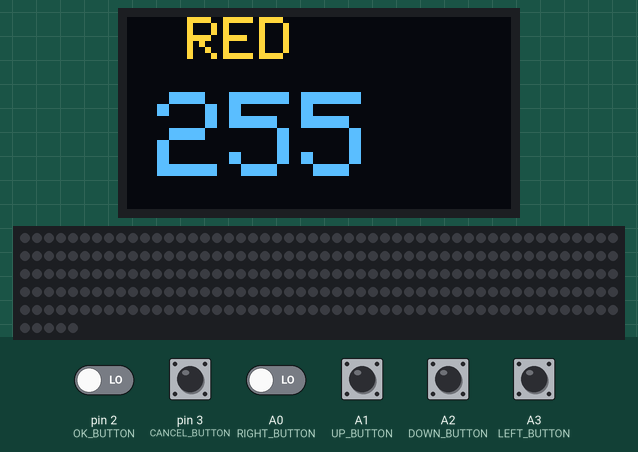
Recording of a sketch running on a simulated Arduino Uno, built with avr-gcc and run on an emulated ATmega328P. On the bench: 128×64 one-colour display, 255 RGB LEDs in strip order, left to right, continuing on the next row. The inputs (shaded band) are chosen by the test bench; at power-on: A0 (RIGHT_BUTTON), A1 (UP_BUTTON), A2 (DOWN_BUTTON), A3 (LEFT_BUTTON), pin 2 (OK_BUTTON), pin 3 (CANCEL_BUTTON) LOW. The OLED is the two-colour kind (top 16 rows yellow); random numbers use the default seed unless the sketch sets one; EEPROM starts erased.

Above: at 1.2 s.
1.3 s: pin 2 (OK_BUTTON) driven HIGH and A0 (RIGHT_BUTTON) driven HIGH
At 4.4 s:
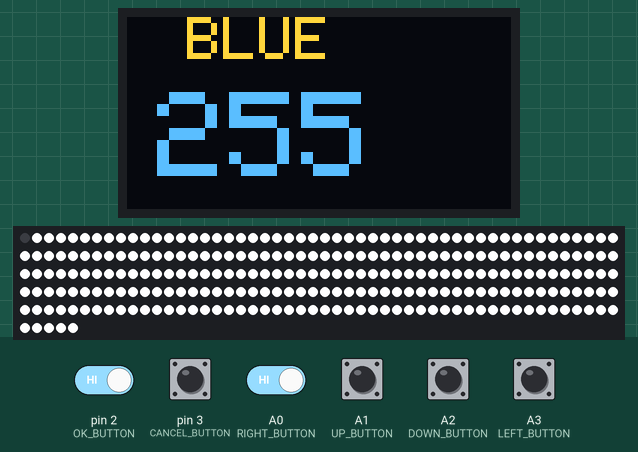
5.5 s: A0 (RIGHT_BUTTON) driven LOW
9.7 s: A1 (UP_BUTTON) pulled HIGH for 1.3 s
At 10.8 s:
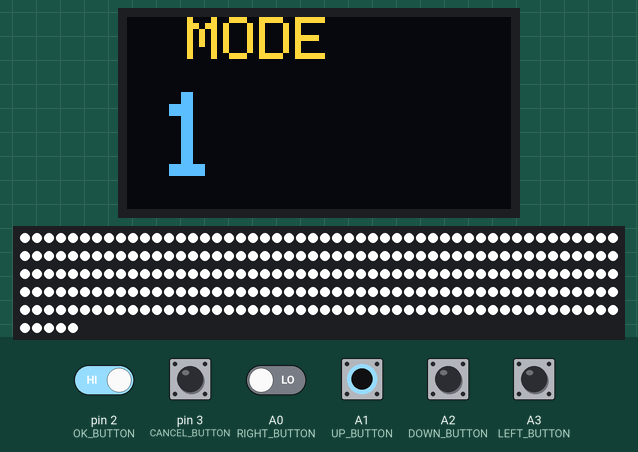
14.4 s: A3 (LEFT_BUTTON) pulled HIGH for 1.3 s
At 16.4 s:
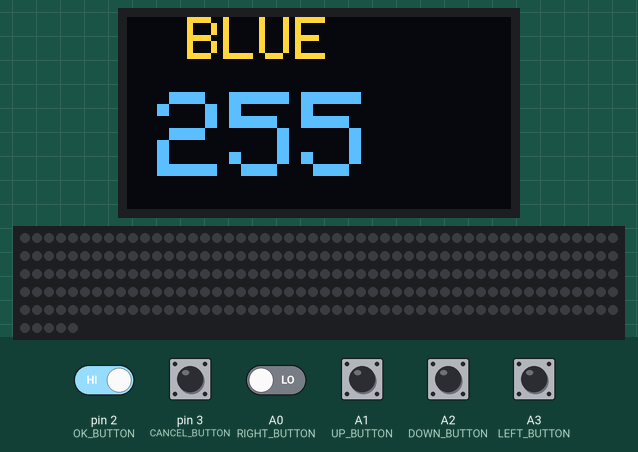
19.9 s: A0 (RIGHT_BUTTON) driven HIGH
At 22.4 s:
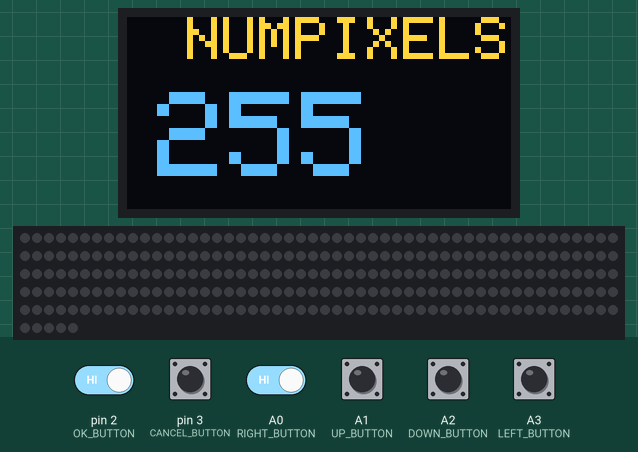
24.1 s: A0 (RIGHT_BUTTON) driven LOW
Timing chart, 0 to 27.1 s (numbered marks = the images above; inputs shaded):
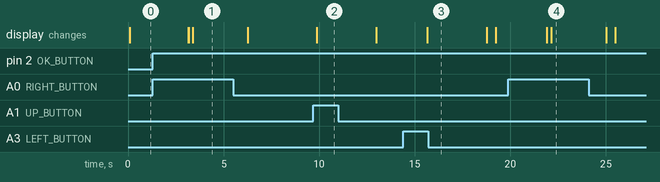

The sketch:

NeoPixel_Control.ino
```cpp
/** INCLUDES ***********************************/

#include <Wire.h>
#include <Adafruit_GFX.h>
#include <Adafruit_SSD1306.h>
#include <Adafruit_NeoPixel.h>
#include <EEPROM.h>
#ifdef __AVR__
 #include <avr/power.h> // Required for 16 MHz Adafruit Trinket
#endif

/** DEFINES ***********************************/

#define UP_BUTTON             A1
#define DOWN_BUTTON           A2
#define RIGHT_BUTTON          A0
#define LEFT_BUTTON           A3
#define OK_BUTTON             2
#define CANCEL_BUTTON         3

#define SCREEN_WIDTH          128
#define SCREEN_HEIGHT         64
#define OLED_RESET            4

#define NUM_PIXELS_EEPROM_ADD 100
#define GREEN_VAL_EEPROM_ADD  105
#define RED_VAL_EEPROM_ADD    106
#define BLUE_VAL_EEPROM_ADD   107
#define MODE_EEPROM_ADD       108
#define PIN                   11 // On Trinket or Gemma, suggest changing this to 1
#define DELAYVAL              500 // Time (in milliseconds) to pause between pixels
#define KEY_RATE              200 //Time between each keypad read


/*STATIC FUNCTIONS*****************************/
static void page_settings (void);
static void pixels_update (void);
static void shift_pixels (void);


/* static variables****************************/
static byte green = EEPROM.read(GREEN_VAL_EEPROM_ADD);
static byte red = EEPROM.read(RED_VAL_EEPROM_ADD);
static byte blue = EEPROM.read(BLUE_VAL_EEPROM_ADD);
static byte NumPixels = EEPROM.read(NUM_PIXELS_EEPROM_ADD);
static byte mode = EEPROM.read(MODE_EEPROM_ADD);

static byte selValue = 0;
static unsigned long timeUpdate = 0;
static unsigned long keyReadTime = 0;
static boolean blinkStatus = false;

Adafruit_SSD1306 display(SCREEN_WIDTH, SCREEN_HEIGHT, &Wire, OLED_RESET);
Adafruit_NeoPixel pixels(NumPixels, PIN, NEO_GRB + NEO_KHZ800);

typedef struct RGB_Struct
{
  byte red = 0;
  byte green = 0;
  byte blue = 0;
  byte colorSel = 0;
  byte pixelIndex = 0;
} RGBstruct;

RGBstruct shiftRGB;


void setup() {
    Serial.begin(9600);
    Wire.begin();
    if(!display.begin(SSD1306_SWITCHCAPVCC, 0x3C))
    {
      Serial.println(F("SSD1306 allocation failed"));
      for(;;); // Don't proceed, loop forever
    }

    pinMode(UP_BUTTON, INPUT);
    pinMode(DOWN_BUTTON, INPUT);
    pinMode(RIGHT_BUTTON, INPUT);
    pinMode(LEFT_BUTTON, INPUT);
    pinMode(OK_BUTTON, INPUT);
    pinMode(CANCEL_BUTTON, INPUT);

    display.clearDisplay();
    display.display();

#if defined(__AVR_ATtiny85__) && (F_CPU == 16000000)
  clock_prescale_set(clock_div_1);
#endif
  pixels.begin(); // INITIALIZE NeoPixel strip object (REQUIRED)
}

void loop() {

  pixels_update();

  page_settings();
}


/***************************************************************************************************************
 * Funcíon: page_settings
 * Descripción: Esta función nos permite navegar entre los diferentes parámetros (red, green, blue, mode, NumPixels) de interes
 * y poder modificarlos por medio de los botones de navegación.
 ***************************************************************************************************************/
static void page_settings(void)
{
  byte numItems = 5;
  char *leyends[numItems] = {"RED", "GREEN", "BLUE", "MODE", "NUMPIXELS"};
  int memAddress[numItems] = {RED_VAL_EEPROM_ADD, GREEN_VAL_EEPROM_ADD, BLUE_VAL_EEPROM_ADD, MODE_EEPROM_ADD, NUM_PIXELS_EEPROM_ADD};
  uint16_t pixelSettings[numItems] = {&red, &green, &blue, &mode, &NumPixels};
  byte *dato = pixelSettings[selValue];

  display.clearDisplay();
  display.setTextSize(2);
  display.setTextColor(WHITE);
  display.setCursor(20,0);
  display.print(leyends[selValue]);

  display.setTextSize(4);
  display.setCursor(10, 25);
  display.print(*dato);
  display.display();

  if(millis() - keyReadTime >= KEY_RATE)
  {
    if(digitalRead(RIGHT_BUTTON))
    {
      selValue = (selValue < numItems - 1) ? selValue + 1 : 0;
    }
    else if(digitalRead(LEFT_BUTTON))
    {
      selValue = (selValue > 0) ? selValue - 1 : 3;
    }
    else if(digitalRead(UP_BUTTON))
    {
      *dato = (*dato < 255) ? *dato + 1 : 0;
    }
    else if(digitalRead(DOWN_BUTTON))
    {
      *dato = (*dato > 0) ? *dato - 1 : 255;
    }
    else if(digitalRead(OK_BUTTON))
    {
      for(byte itemIndex = 0; itemIndex < numItems; itemIndex++)
      {
        dato = pixelSettings[itemIndex];
        EEPROM.write(memAddress[itemIndex], *dato);
      }
    }
    else if(digitalRead(CANCEL_BUTTON))
    {
      red = 0;
      green = 0;
      blue = 0;
    }

    keyReadTime = millis();
  }
}


/***************************************************************************************************************************
 * Funcíon: pixels_update
 * Descripción: Aquí se actualiza el color y encendido de cada led individual dependiendo de los parámetros (red, green, blue)
 * y modo de operación (mode) configurados.
 ***************************************************************************************************************************/
static void pixels_update (void)
{
  unsigned long del = (mode != 4) ? DELAYVAL : 10;
  if(millis() - timeUpdate >= del)
  {
    pixels.clear(); // Set all pixel colors to 'off'
    byte r = random(0,255);
    byte g = random(0,255);
    byte b = random(0,255);
    for(int i=0; i<NumPixels; i++)
    {
      switch (mode)
      {
        case 0: //Normal operating mode
          pixels.setPixelColor(i, pixels.Color(red, green, blue));
          break;

        case 1: //BLINK MODE
          if(blinkStatus)
          {
            pixels.setPixelColor(i, pixels.Color(red, green, blue));
          }
          else
          {
            pixels.setPixelColor(i, pixels.Color(0, 0, 0));
          }
          break;

        case 2: //RAMDOM MODE
          pixels.setPixelColor(i, pixels.Color(r, g, b));
          break;

        case 3: //RAMDOM BLINK MODE
          if(blinkStatus)
          {
            pixels.setPixelColor(i, pixels.Color(r, g, b));
          }
          else
          {
            pixels.setPixelColor(i, pixels.Color(0, 0, 0));
          }
          break;

        case 4: //Modo de Corrimiento de color tira completa
          shift_pixels();
          pixels.setPixelColor(i, pixels.Color(shiftRGB.red, shiftRGB.green, shiftRGB.blue));
          break;

        case 5: //Modo corrimiento de color led por led
          shift_pixels();
          pixels.setPixelColor(shiftRGB.pixelIndex, pixels.Color(shiftRGB.red, shiftRGB.green, shiftRGB.blue));
          shiftRGB.pixelIndex = (shiftRGB.pixelIndex < NumPixels - 1) ? shiftRGB.pixelIndex + 1 : 0;
          i = NumPixels;
          break;

        default:
          mode = 0;
          break;

      }

      pixels.show();

    }
    timeUpdate = millis();
    blinkStatus = !blinkStatus;
  }

}


/***************************************************************************************************************
 * Funcíon: shift_pixels
 * Descripción: Está función se utiliza para hacer un corrimiento de color y creear un efecto "arcoiris", es
 * usada en los modos de operación 4 y 5. Lo que pretende es hacer un aumento gradual en el valor de cada color individual,
 * mientras los otros dos colores permanecen constantes en un valor aleatorio.
 ***************************************************************************************************************/
static void shift_pixels(void)
{
  if(shiftRGB.colorSel == 0)
  {
    shiftRGB.red += 1;
    if(shiftRGB.red == 255)
    {
      shiftRGB.colorSel = 1;
      shiftRGB.red = random(0,255);
    }
  }
  else if(shiftRGB.colorSel == 1)
  {
    shiftRGB.green += 1;
    if(shiftRGB.green == 255)
    {
      shiftRGB.colorSel = 2;
      shiftRGB.green = random(0,255);
    }
  }
  else if(shiftRGB.colorSel == 2)
  {
    shiftRGB.blue += 1;
    if(shiftRGB.blue == 255)
    {
      shiftRGB.colorSel = 0;
      shiftRGB.blue = random(0,255);
    }
  }
}
```
